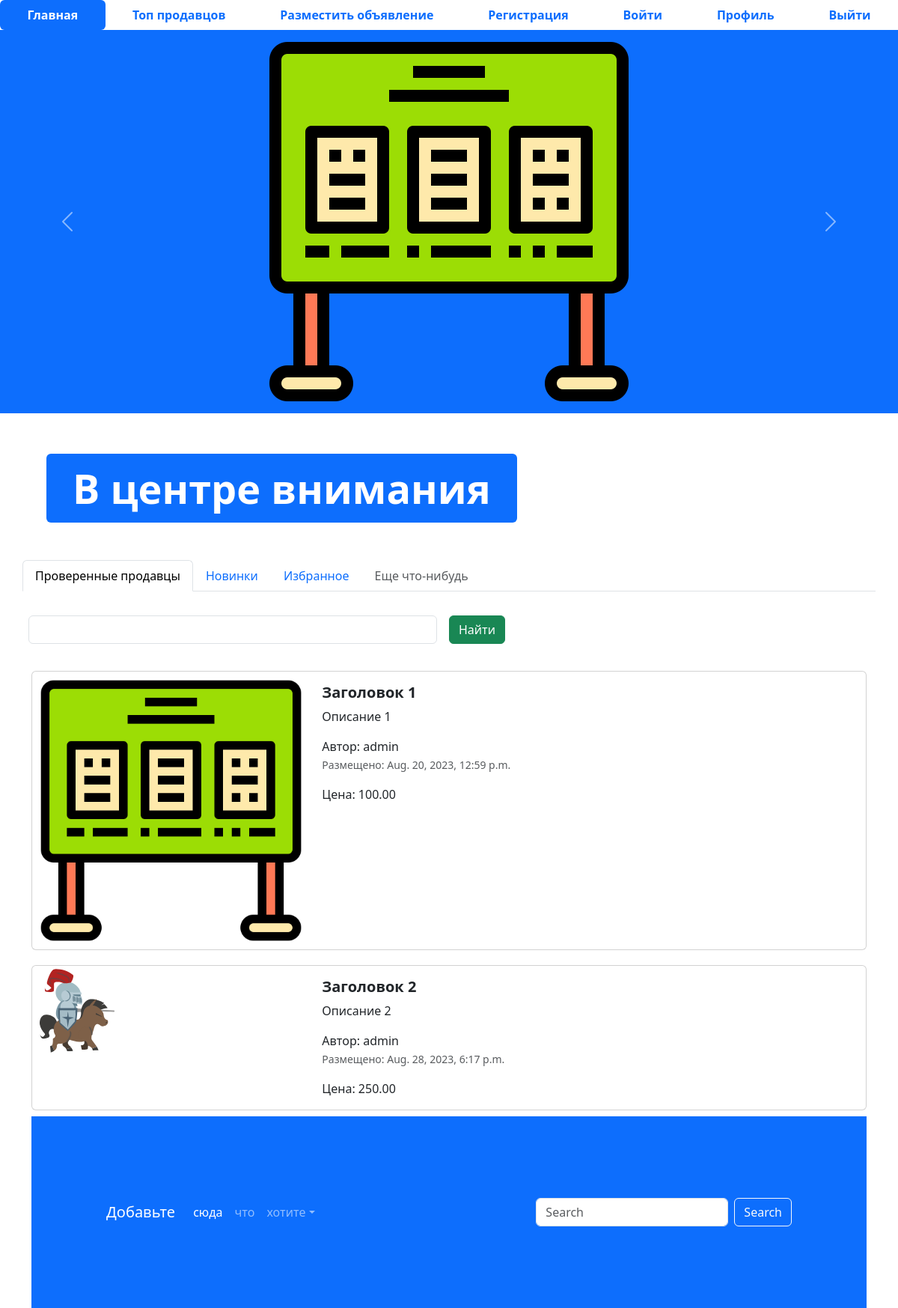
The page / on the database its author committed.
### app_advertisements/models.py (models this page shows, shortened)
class Advertisements(models.Model):
    title = models.CharField('Заголовок', max_length = 128)
    description = models.TextField('Описание')
    price = models.DecimalField('Цена', max_digits = 10, decimal_places = 2)
    auction = models.BooleanField('Торг', help_text = 'отметьте если торг уместен')
    created_at = models.DateTimeField(auto_now_add = True)
    updated_at = models.DateTimeField(auto_now = True)
    user = models.ForeignKey(User, verbose_name='Пользователь', on_delete=models.CASCADE)
    image = models.ImageField('Изображение', upload_to='djangoPage/')
    class Meta:
        db_table = 'advertisements'

### app_advertisements/views.py (the view)
# urls.py: path('', index, name = 'main-page'),
def index(request):
    advertisements = Advertisements.objects.all()
    context = {'advertisements' : advertisements}
    return render(request, 'index.html', context)

### templates/index.html (shortened to what this page needs)
{% extends 'base.html' %}
{% load static %}
{% block content %}
<ul class="nav nav-pills sticky-top bg-white nav-fill">
  <li class="nav-item">
    <a class="nav-link active" aria-current="djangoPage" href="index.html">
      <span style="font-weight: bold;">Главная</span>
    </a>
  </li>
  <li class="nav-item">
    <a class="nav-link" href="{% url 'top-sellers' %}"><span style="font-weight: bold;">Топ продавцов</span>
    </a>
  </li>
  <li class="nav-item">
    <a class="nav-link" href="{% url 'advertisement-post' %}">
      <span style="font-weight: bold;">Разместить объявление</span>
    </a>
  </li>
  <li class="nav-item">
    <a class="nav-link" href="{% url 'register' %}">
      <span style="font-weight: bold;">Регистрация</span>
    </a>
  </li>
  <li class="nav-item">
    <a class="nav-link" href="{% url 'login' %}">
      <span style="font-weight: bold;">Войти</span>
    </a>
  </li>
  <li class="nav-item">
    <a class="nav-link" href="{% url 'profile' %}">
      <span style="font-weight: bold;">Профиль</span>
    </a>
  </li>
  <li class="nav-item">
    <a class="nav-link" href="#">
      <span style="font-weight: bold;">Выйти</span>
    </a>
  </li>
</ul>
<div id="carouselExampleControls" class="carousel slide bg-primary" data-bs-ride="carousel">
  <div class="carousel-inner">
    <div class="carousel-item active">
      <img src="{% static 'img/adv.png' %}" class="mx-auto d-block w-33" alt="...">
    </div>
  </div>
  <button class="carousel-control-prev" type="button" data-bs-target="#carouselExampleControls" data-bs-slide="prev">
    <span class="carousel-control-prev-icon" aria-hidden="true"></span>
  </button>
  <button class="carousel-control-next" type="button" data-bs-target="#carouselExampleControls" data-bs-slide="next">
    <span class="carousel-control-next-icon" aria-hidden="true"></span>
  </button>
</div>
<div class="container" style="margin: 50px;">
  <div class="display-2">
    <span class="badge bg-primary">В центре внимания</span>
  </div>
</div>
<div class="container">
  <div class="row">
    <ul class="nav nav-tabs bg-white">
      <li class="nav-item">
        <a class="nav-link active" aria-current="djangoPage" href="#">Проверенные продавцы</a>
      </li>
      <li class="nav-item">
        <a class="nav-link" href="#">Новинки</a>
      </li>
      <li class="nav-item">
        <a class="nav-link" href="#">Избранное</a>
      </li>
      <li class="nav-item">
        <a class="nav-link disabled" href="#" tabindex="-1" aria-disabled="true">Еще что-нибудь</a>
      </li>
    </ul>
    <form class="row g-3">
      <div class="col-auto w-50">
        <input type="text" class="form-control">
      </div>
      <div class="col-auto">
        <button type="submit" class="btn btn-success mb-3">Найти</button>
      </div>
    </form>
  </div>
  {% for adv in advertisements %}
    <div class="col">
      <div class="card mb-2" style="max-width: 1200px; margin-top: 20px;">
        <div class="row g-0">
          <div class="col-md-4">
            <a href="advertisement.html" class="nav-link">
              <img src="{% if adv.image %} {{ adv.image.url }} {% else %} {% static 'img/adv.png' %} {% endif %}" class="img-fluid rounded-start" alt="Card title">
            </a>
          </div>
          <div class="col-md-8">
            <div class="card-body">
              <h5 class="card-title">
                <a href="advertisement.html" class="nav-link"><strong>{{ adv.title }}</strong></a>
              </h5>
              <a href="advertisement.html" class="nav-link">
                <p class="card-text">
                  {{ adv.description }}
                </p>
                <span>Автор: {{ adv.user }}</span>
                <p class="card-text"><small class="text-muted">Размещено: {{ adv.created_at }}</small></p>
                <span> Цена: {{ adv.price }} </span>
              </a>
            </div>
          </div>
        </div>
    </div>
  {% endfor %}
<footer style="padding: 100px;" class="bg-primary">
  <nav class="navbar navbar-expand-sm navbar-dark">
    <a class="navbar-brand" href="#">Добавьте</a>
    <div class="collapse navbar-collapse" id="collapsibleNavId">
      <ul class="navbar-nav me-auto mt-2 mt-lg-0">
        <li class="nav-item">
          <a class="nav-link active" href="#" aria-current="djangoPage">сюда</a>
        </li>
        <li class="nav-item">
          <a class="nav-link" href="#">что</a>
        </li>
        <li class="nav-item dropdown">
          <a class="nav-link dropdown-toggle" href="#" id="dropdownId" data-bs-toggle="dropdown" aria-haspopup="true"
             aria-expanded="false">хотите</a>
        </li>
      </ul>
      <form class="d-flex my-2 my-lg-0">
        <input class="form-control me-sm-2" type="text" placeholder="Search">
        <button class="btn btn-outline-light my-2 my-sm-0" type="submit">Search</button>
      </form>
    </div>
  </nav>
</footer>
{% endblock %}

### templates/base.html (shortened to what this page needs)
{% load static %}
<!DOCTYPE html>
<html lang="en">
<head>
  <link href="{% static  'css/bootstrap.min.css' %}" rel="stylesheet">
  <link rel="stylesheet" href="{% static 'css/fontello.css' %}">
</head>
<body>
{% block content%}
{% endblock %}
</body>
</html>

### rows shown on the page
Advertisements: title "Заголовок 1", description "Описание 1", user "admin", created_at "Aug. 20, 2023, 12:59 p.m.", price "100.00"
Advertisements: image (picture), title "Заголовок 2", description "Описание 2", user "admin", created_at "Aug. 28, 2023, 6:17 p.m.", price "250.00"
